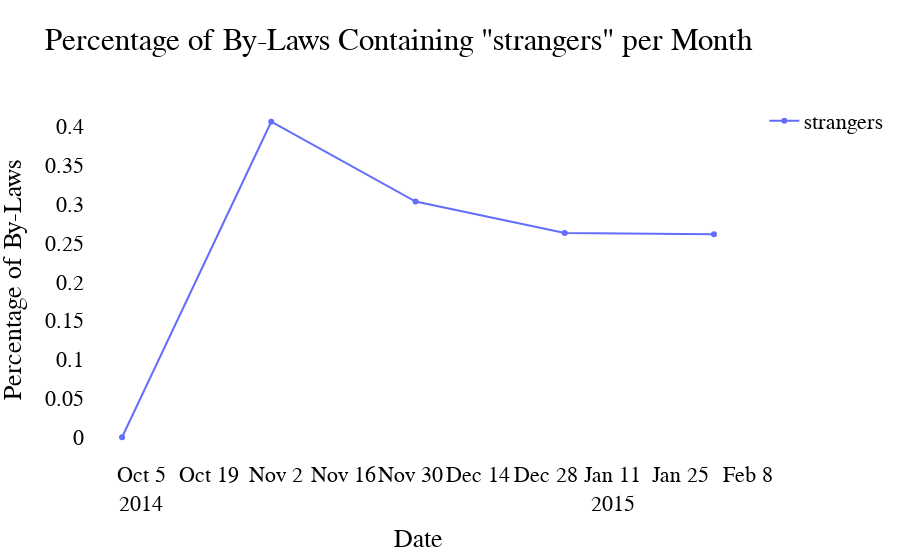
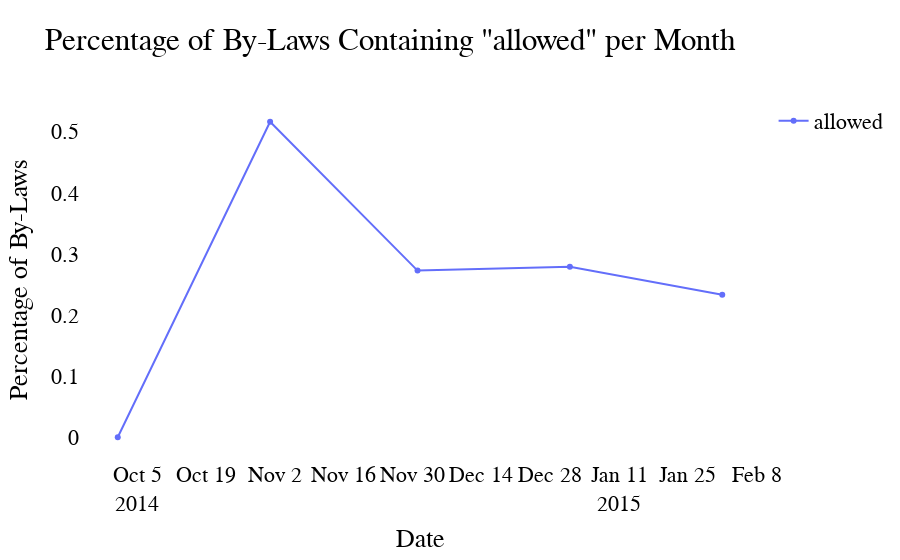
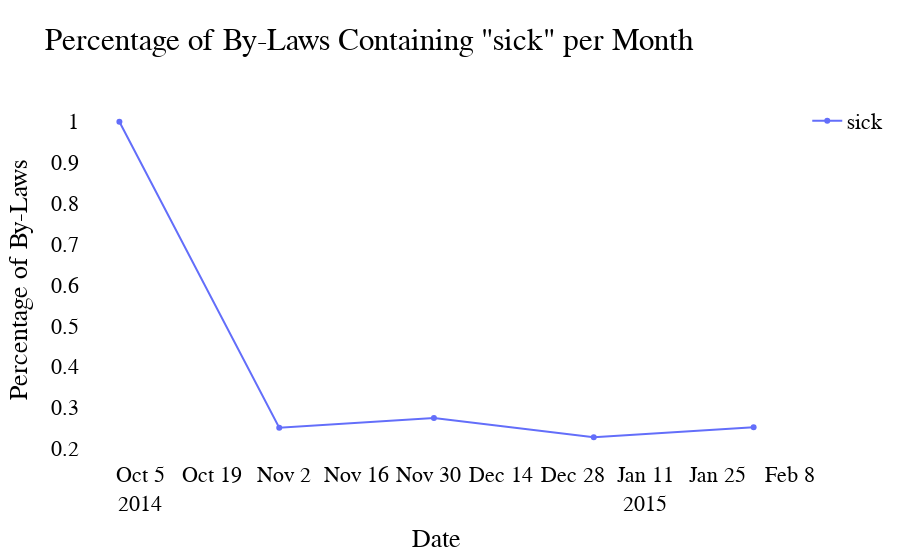
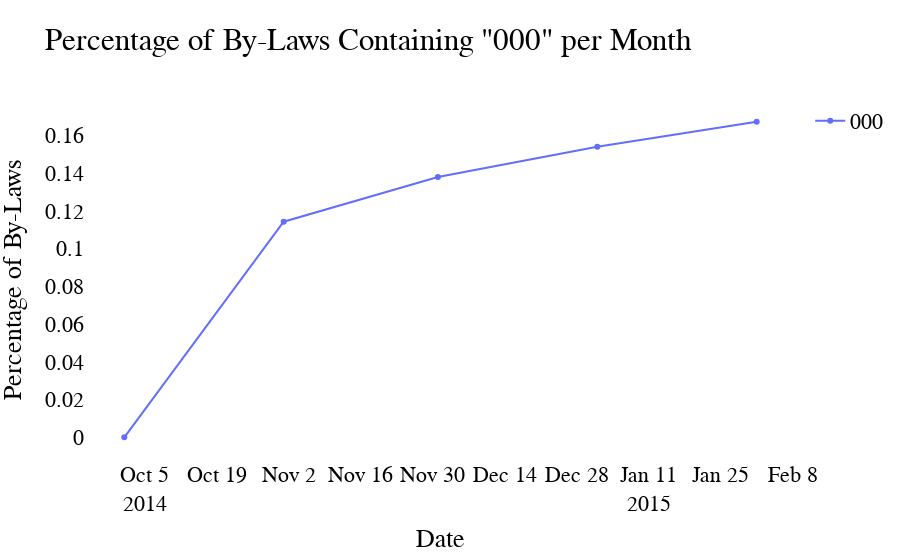

Here is the notebook cell these charts were saved with, in order:
### Code cell
# plots plots plots
for word in words:
    fig = go.Figure()
    fig.add_trace(go.Scatter(x=by_laws_grouped.index, y= by_laws_grouped[word], name=word, opacity=1))
    fig.update_layout(
                  title_text='Percentage of By-Laws Containing \"'+word+'\" per Month',
#                   yaxis_range=[0,1],
                  xaxis_title="Date",
                  yaxis_title="Percentage of By-Laws",
                  plot_bgcolor = 'rgba(0,0,0,0)',showlegend=True,
                  font=dict(family="Computer Modern",color = "#000000", size=22))
    fig.show()
    fig.write_image(FIG_1G_OUT+word+'_bylaws_per_month.png', width=800, height=400)

### Figure 1 — Plotly figure (JSON) as saved in the notebook; plotly's stock layout.template omitted (floating-point values rounded to 4 significant figures)
{"data": [{"name": "strangers", "opacity": 1, "type": "scatter", "x": ["2014-10", "2014-11", "2014-12", "2015-01", "2015-02"], "y": [0, 0.4061, 0.3034, 0.2629, 0.2613]}], "layout": {"font": {"color": "#000000", "family": "Computer Modern", "size": 22}, "plot_bgcolor": "rgba(0,0,0,0)", "showlegend": true, "title": {"text": "Percentage of By-Laws Containing \"strangers\" per Month"}, "xaxis": {"title": {"text": "Date"}}, "yaxis": {"title": {"text": "Percentage of By-Laws"}}}}

### Figure 2 — Plotly figure (JSON) as saved in the notebook; plotly's stock layout.template omitted (floating-point values rounded to 4 significant figures)
{"data": [{"name": "allowed", "opacity": 1, "type": "scatter", "x": ["2014-10", "2014-11", "2014-12", "2015-01", "2015-02"], "y": [0, 0.5163, 0.2727, 0.2791, 0.2331]}], "layout": {"font": {"color": "#000000", "family": "Computer Modern", "size": 22}, "plot_bgcolor": "rgba(0,0,0,0)", "showlegend": true, "title": {"text": "Percentage of By-Laws Containing \"allowed\" per Month"}, "xaxis": {"title": {"text": "Date"}}, "yaxis": {"title": {"text": "Percentage of By-Laws"}}}}

### Figure 3 — Plotly figure (JSON) as saved in the notebook; plotly's stock layout.template omitted (floating-point values rounded to 4 significant figures)
{"data": [{"name": "sick", "opacity": 1, "type": "scatter", "x": ["2014-10", "2014-11", "2014-12", "2015-01", "2015-02"], "y": [1, 0.251, 0.2747, 0.2274, 0.2519]}], "layout": {"font": {"color": "#000000", "family": "Computer Modern", "size": 22}, "plot_bgcolor": "rgba(0,0,0,0)", "showlegend": true, "title": {"text": "Percentage of By-Laws Containing \"sick\" per Month"}, "xaxis": {"title": {"text": "Date"}}, "yaxis": {"title": {"text": "Percentage of By-Laws"}}}}

### Figure 4 — Plotly figure (JSON) as saved in the notebook; plotly's stock layout.template omitted (floating-point values rounded to 4 significant figures)
{"data": [{"name": "000", "opacity": 1, "type": "scatter", "x": ["2014-10", "2014-11", "2014-12", "2015-01", "2015-02"], "y": [0, 0.1143, 0.1379, 0.1541, 0.1673]}], "layout": {"font": {"color": "#000000", "family": "Computer Modern", "size": 22}, "plot_bgcolor": "rgba(0,0,0,0)", "showlegend": true, "title": {"text": "Percentage of By-Laws Containing \"000\" per Month"}, "xaxis": {"title": {"text": "Date"}}, "yaxis": {"title": {"text": "Percentage of By-Laws"}}}}
